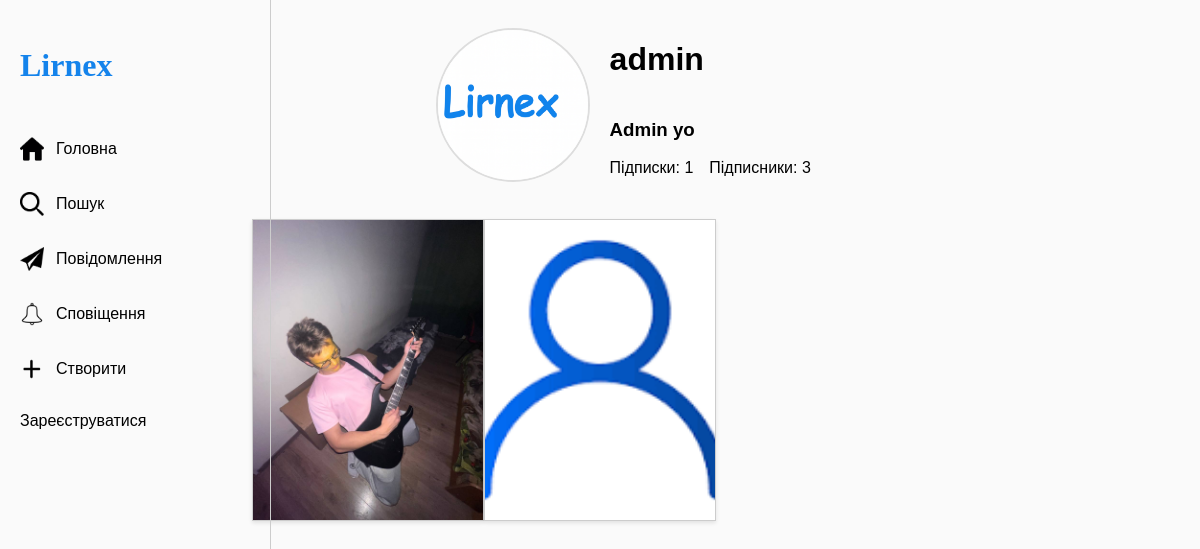
Before: /user/profile/admin/ with the older database file.
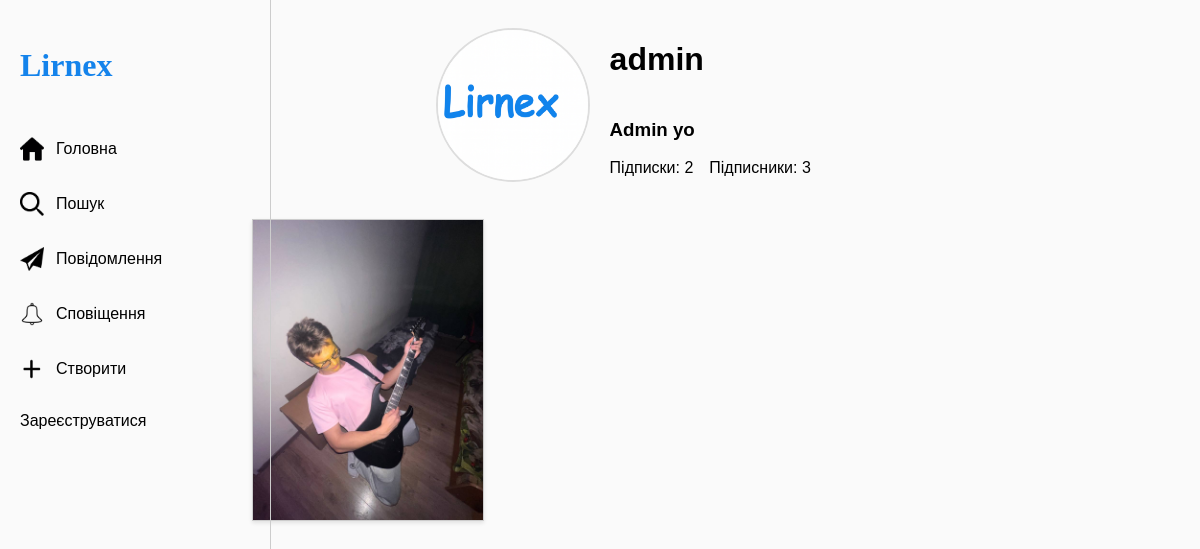
After: the same page with the newer database file.
### user/models.py (models this page shows)
class Profile(models.Model):
    user = models.OneToOneField(User, on_delete=models.CASCADE)
    bio = models.TextField(max_length=120,blank=True, null=True)
    photo_profile = models.ImageField(upload_to='profile_photos/',  default='profile_photos/default.png',blank=True)
    birthday = models.DateField(blank=True, null=True)
    create_at = models.DateTimeField(auto_now_add=True)
    following = models.ManyToManyField('self', symmetrical=False, related_name='followers', blank=True)

### basic/models.py (models this page shows, shortened)
class Media(models.Model):
    post = models.ForeignKey(Post, on_delete=models.CASCADE, related_name='media')
    file = models.FileField(upload_to='uploads/', null=True, blank=True)
    def is_image(self):
        return self.file.name.lower().endswith(('.png', '.jpg', '.jpeg', '.gif', '.webp'))

### user/views.py (the view)
# urls.py: path("profile/<str:username>/", ProfileView.as_view(), name = "profile"),
class ProfileView(DetailView):
    model = models.Profile
    template_name = "user/profile.html"
    context_object_name = "profile"
    def get_object(self, queryset=None):
        username = self.kwargs.get("username")
        return get_object_or_404(models.Profile, user__username=username)
    def get_context_data(self, **kwargs):
        context = super().get_context_data(**kwargs)
        context['posts'] = Post.objects.filter(author=self.object.user).order_by('-created_at')
        context['is_owner'] = self.request.user == self.object.user
        return context

### basic/context_processors.py (called while the page is built, shortened)
def unread_notifications(request):
    return {}

### user/templates/user/profile.html (shortened to what this page needs)
{% extends "basic/home.html" %}
{% load static %}
{% block extra_css %}
<link rel="stylesheet" href="{% static 'css/profile.css' %}">
{% endblock %}
{% block content %}
<div class="container">
    <div class="profile-tag" style="align-items: center; gap: 20px;">
        {% if profile.photo_profile %}
            <img src="{{ profile.photo_profile.url }}"
                 alt="Фото профілю"
                 style="width:150px; height:150px; border-radius:50%; object-fit:cover;">
        {% else %}
            <img src="{% static 'icons/default-avatar.png' %}"
                 alt="Без фото"
                 style="width:150px; height:150px; border-radius:50%;">
        {% endif %}
        <div class="bio">
            <h1>{{ profile.user.username }}</h1>
            {% if profile.bio %}
                <h3>{{ profile.bio }}</h3>
            {% else %}
                <h3>Опис відсутній</h3>
            {% endif %}
            <div class="followers">
<div style="display:flex; align-items:center; gap:16px; margin-bottom:12px;">
    <a href="{% url 'user:following_list' profile.user.username %}"
       style="
           display:flex;
           align-items:center;
           gap:8px;
           text-decoration:none;
           color:#000;
           font-weight:500;
       ">
        Підписки: {{ profile.following.count }}
    </a>
    <a href="{% url 'user:followers_list' profile.user.username %}"
       style="
           display:flex;
           align-items:center;
           gap:8px;
           text-decoration:none;
           color:#000;
           font-weight:500;
       ">
        Підписники: {{ profile.followers.count }}
    </a>
</div>
            </div>
        </div>
    </div>
    {% if posts %}
        <div class="posts">
            {% for post in posts %}
                <a href="{% url 'basic:post_detail' post.pk %}" class="post-link">
                    <div class="post-profile">
                        {% for media in post.media.all %}
                            {% if media.is_image %}
                                <img src="{{ media.file.url }}" alt="Фото">
                            {% elif media.is_video %}
                                <video src="{{ media.file.url }}" controls></video>
                            {% endif %}
                        {% endfor %}
                    </div>
                </a>
            {% endfor %}
        </div>
    {% else %}
        <p>Поки що немає публікацій.</p>
    {% endif %}
</div>
{% endblock %}

Changed rows visible on the page:
removed Media: file (placeholder picture)
computed for Profile "Admin yo": following.count "1" → "2"
